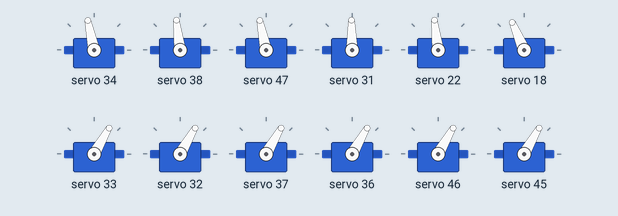
Simulated run of this sketch. Board: Arduino Uno, built with avr-gcc and run on an emulated ATmega328P. Shown: 12 × servo.

Above: at 0.05 s.
At 0.6 s:
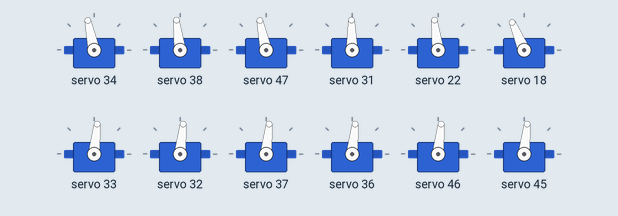
At 1.65 s:
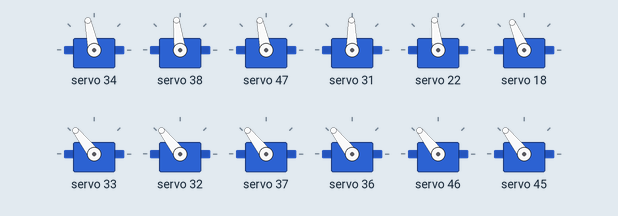
At 2.45 s:
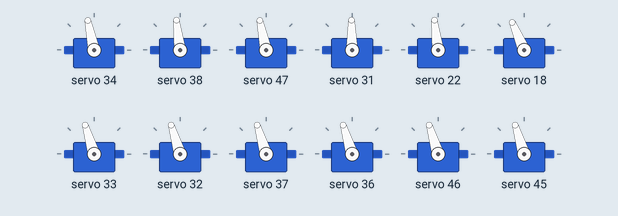
At 3.3 s:
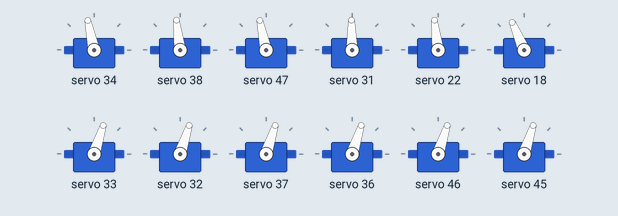
Timing chart, 0 to 8.3 s (numbered marks = the images above):
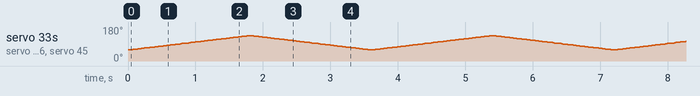

The sketch:

tilt_X.ino
```cpp
#include <Wire.h>
#include <Adafruit_PWMServoDriver.h> // Include the PWM driver library

// Define addresses for the two PCA9685 modules
Adafruit_PWMServoDriver pwm_R = Adafruit_PWMServoDriver(0x41);
Adafruit_PWMServoDriver pwm_L = Adafruit_PWMServoDriver(0x42);

// Define pulse values for each servo

// Module 1 Servos/////////////////////////////////////////////////////////////////////

#define SERVO1_A1_MIN_PULSE 600 // Minimum pulse width for Servo 1 on Module 1
#define SERVO1_A1_MAX_PULSE 2600 // Maximum pulse width for Servo 1 on Module 1

#define SERVO1_A2_MIN_PULSE 600 // Minimum pulse width for Servo 2 on Module 1
#define SERVO1_A2_MAX_PULSE 2600 // Maximum pulse width for Servo 2 on Module 1

#define SERVO1_A3_MIN_PULSE 600 // Minimum pulse width for Servo 3 on Module 1
#define SERVO1_A3_MAX_PULSE 2600 // Maximum pulse width for Servo 3 on Module 1

#define SERVO1_B1_MIN_PULSE 600 // Minimum pulse width for Servo 4 on Module 1
#define SERVO1_B1_MAX_PULSE 2600 // Maximum pulse width for Servo 4 on Module 1

#define SERVO1_B2_MIN_PULSE 600 // Minimum pulse width for Servo 5 on Module 1
#define SERVO1_B2_MAX_PULSE 2600 // Maximum pulse width for Servo 5 on Module 1

#define SERVO1_B3_MIN_PULSE 600 // Minimum pulse width for Servo 6 on Module 1
#define SERVO1_B3_MAX_PULSE 2600 // Maximum pulse width for Servo 6 on Module 1

#define SERVO1_C1_MIN_PULSE 600 // Minimum pulse width for Servo 7 on Module 1
#define SERVO1_C1_MAX_PULSE 2600 // Maximum pulse width for Servo 7 on Module 1

#define SERVO1_C2_MIN_PULSE 600 // Minimum pulse width for Servo 8 on Module 1
#define SERVO1_C2_MAX_PULSE 2600 // Maximum pulse width for Servo 8 on Module 1

#define SERVO1_C3_MIN_PULSE 800 // Minimum pulse width for Servo 9 on Module 1
#define SERVO1_C3_MAX_PULSE 2600 // Maximum pulse width for Servo 9 on Module 1

// Module 2 Servos //////////////////////////////////////////////////////////////////////////

#define SERVO2_D1_MIN_PULSE 500 // Minimum pulse width for Servo 1 on Module 2
#define SERVO2_D1_MAX_PULSE 2500 // Maximum pulse width for Servo 1 on Module 2

#define SERVO2_D2_MIN_PULSE 700 // Minimum pulse width for Servo 2 on Module 2
#define SERVO2_D2_MAX_PULSE 2600 // Maximum pulse width for Servo 2 on Module 2

#define SERVO2_D3_MIN_PULSE 700 // Minimum pulse width for Servo 3 on Module 2
#define SERVO2_D3_MAX_PULSE 2600 // Maximum pulse width for Servo 3 on Module 2

#define SERVO2_E1_MIN_PULSE 600 // Minimum pulse width for Servo 4 on Module 2
#define SERVO2_E1_MAX_PULSE 2600 // Maximum pulse width for Servo 4 on Module 2

#define SERVO2_E2_MIN_PULSE 600 // Minimum pulse width for Servo 5 on Module 2
#define SERVO2_E2_MAX_PULSE 2600 // Maximum pulse width for Servo 5 on Module 2

#define SERVO2_E3_MIN_PULSE 600 // Minimum pulse width for Servo 6 on Module 2
#define SERVO2_E3_MAX_PULSE 2600 // Maximum pulse width for Servo 6 on Module 2

#define SERVO2_F1_MIN_PULSE 600 // Minimum pulse width for Servo 7 on Module 2
#define SERVO2_F1_MAX_PULSE 2600 // Maximum pulse width for Servo 7 on Module 2

#define SERVO2_F2_MIN_PULSE 600 // Minimum pulse width for Servo 8 on Module 2
#define SERVO2_F2_MAX_PULSE 2600 // Maximum pulse width for Servo 8 on Module 2

#define SERVO2_F3_MIN_PULSE 600 // Minimum pulse width for Servo 9 on Module 2
#define SERVO2_F3_MAX_PULSE 2600 // Maximum pulse width for Servo 9 on Module 2
void setServoPosition(Adafruit_PWMServoDriver &pwm, int channel, int angle)
{
    int pulseWidth;

    // Determine pulseWidth based on the angle
    switch (channel)
    {
        case 0: // A1
            pulseWidth = map(angle, 0, 180, SERVO1_A1_MIN_PULSE, SERVO1_A1_MAX_PULSE);
            break;
        case 1: // A2
            pulseWidth = map(angle, 0, 180, SERVO1_A2_MIN_PULSE, SERVO1_A2_MAX_PULSE);
            break;
        case 2: // A3
            pulseWidth = map(angle, 0, 180, SERVO1_A3_MIN_PULSE, SERVO1_A3_MAX_PULSE);
            break;
        case 3: // B1
            pulseWidth = map(angle, 0, 180, SERVO1_B1_MIN_PULSE, SERVO1_B1_MAX_PULSE);
            break;
        case 4: // B2
            pulseWidth = map(angle, 0, 180, SERVO1_B2_MIN_PULSE, SERVO1_B2_MAX_PULSE);
            break;
        case 5: // B3
            pulseWidth = map(angle, 0, 180, SERVO1_B3_MIN_PULSE, SERVO1_B3_MAX_PULSE);
            break;
        case 6: // C1
            pulseWidth = map(angle, 0, 180, SERVO1_C1_MIN_PULSE, SERVO1_C1_MAX_PULSE);
            break;
        case 7: // C2
            pulseWidth = map(angle, 0, 180, SERVO1_C2_MIN_PULSE, SERVO1_C2_MAX_PULSE);
            break;
        case 8: // C3
            pulseWidth = map(angle, 0, 180, SERVO1_C3_MIN_PULSE, SERVO1_C3_MAX_PULSE);
            break;
        case 9: // D1
            pulseWidth = map(angle, 0, 180, SERVO2_D1_MIN_PULSE, SERVO2_D1_MAX_PULSE);
            break;
        case 10: // D2
            pulseWidth = map(angle, 0, 180, SERVO2_D2_MIN_PULSE, SERVO2_D2_MAX_PULSE);
            break;
        case 11: // D3
            pulseWidth = map(angle, 0, 180, SERVO2_D3_MIN_PULSE, SERVO2_D3_MAX_PULSE);
            break;
        case 12: // E1
            pulseWidth = map(angle, 0, 180, SERVO2_E1_MIN_PULSE, SERVO2_E1_MAX_PULSE);
            break;
        case 13: // E2
            pulseWidth = map(angle, 0, 180, SERVO2_E2_MIN_PULSE, SERVO2_E2_MAX_PULSE);
            break;
        case 14: // E3
            pulseWidth = map(angle, 0, 180, SERVO2_E3_MIN_PULSE, SERVO2_E3_MAX_PULSE);
            break;
        case 15: // F1
            pulseWidth = map(angle, 0, 180, SERVO2_F1_MIN_PULSE, SERVO2_F1_MAX_PULSE);
            break;
        case 16: // F2
            pulseWidth = map(angle, 0, 180, SERVO2_F2_MIN_PULSE, SERVO2_F2_MAX_PULSE);
            break;
        case 17: // F3
            pulseWidth = map(angle, 0, 180, SERVO2_F3_MIN_PULSE, SERVO2_F3_MAX_PULSE);
            break;
        default:
            pulseWidth = SERVO1_A1_MIN_PULSE; // Default case if channel is not recognized
            break;
    }

    // Calculate the PWM value
    int pulseValue = int(float(pulseWidth) / 1000000 * 50 * 4096);

    // Set the PWM on the specified channel
    pwm.setPWM(channel, 0, pulseValue);
}


void setup()
{
    Serial.begin(115200);

    pwm_R.begin();
    pwm_R.setPWMFreq(50); // Set frequency to 50 Hz for servos

    pwm_L.begin();
    pwm_L.setPWMFreq(50); // Set frequency to 50 Hz for servos
}

void loop()
{

      setServoPosition(pwm_L, 2, 90);      // A1
      setServoPosition(pwm_L, 6, 85);      // B1
      setServoPosition(pwm_L, 15, 90);     // C1
      setServoPosition(pwm_R, 15, 80);     // D1
      setServoPosition(pwm_R, 6, 85);      // E1
      setServoPosition(pwm_R, 2, 100);     // F1

  UP_DW();
}

void UP_DW() // this is the code for up and down no tilt
{
   int f ;
   int a ;
  for ( f=50,a=120 ;a>=50, f<= 120;f++,a--){
       setServoPosition(pwm_L, 1, f);     // A2
       setServoPosition(pwm_L, 0, f);     // A3

       setServoPosition(pwm_L, 5, f);     // B2
       setServoPosition(pwm_L, 4, f);     // B3

       setServoPosition(pwm_L, 14, f);    // C2
       setServoPosition(pwm_L, 13, f);    // C3

       setServoPosition(pwm_R, 14, a);     // D2
       setServoPosition(pwm_R, 13, a);     // D3

       setServoPosition(pwm_R, 1, a);      // F2
       setServoPosition(pwm_R, 0, a);       // F3

       setServoPosition(pwm_R, 5, a);      // E2
       setServoPosition(pwm_R, 4, a);       // E3
       delay(15);
   }

      for ( f=120,a=50 ;a<=120, f>= 50;a++,f--){
       setServoPosition(pwm_L, 1, f);     // A2
       setServoPosition(pwm_L, 0, f);     // A3

       setServoPosition(pwm_L, 5, f);     // B2
       setServoPosition(pwm_L, 4, f);     // B3

       setServoPosition(pwm_L, 14, f);    // C2
       setServoPosition(pwm_L, 13, f);    // C3

       setServoPosition(pwm_R, 14, a);     // D2
       setServoPosition(pwm_R, 13, a);     // D3

       setServoPosition(pwm_R, 1, a);      // F2
       setServoPosition(pwm_R, 0, a);       // F3

       setServoPosition(pwm_R, 5, a);      // E2
       setServoPosition(pwm_R, 4, a);       // E3
       delay(15);
   }
}
```
